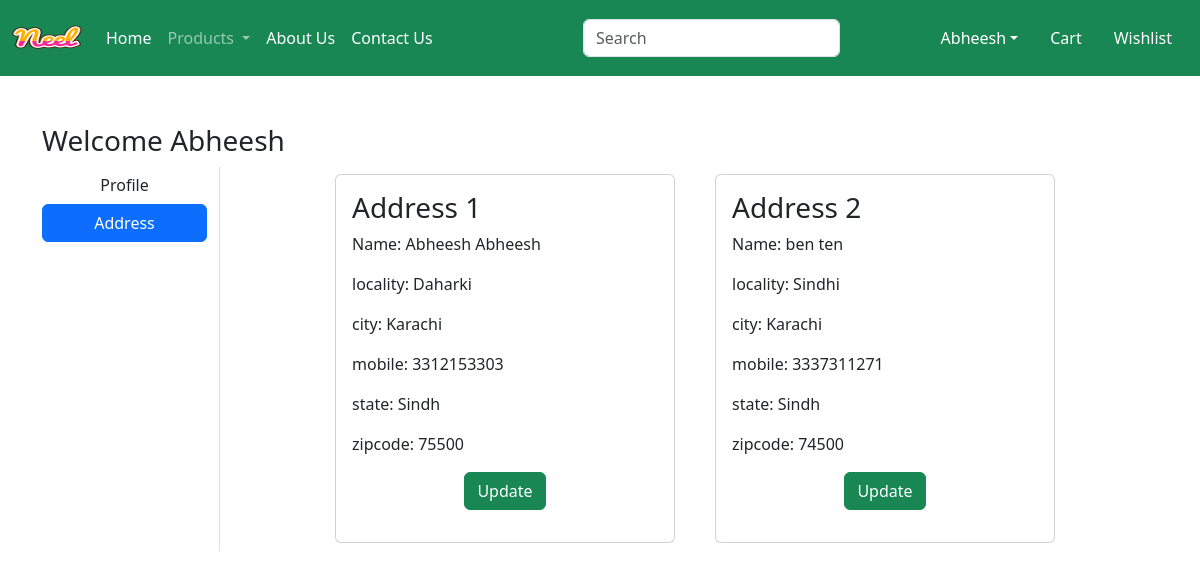
The page /address/ (signed in) on the database its author committed.
### app/models.py (models this page shows, shortened)
class Customer(models.Model):
    user = models.ForeignKey(User, on_delete=models.CASCADE)
    name = models.CharField(max_length=200)
    locality = models.CharField(max_length=200)
    city = models.CharField(max_length=50)
    mobile = models.IntegerField(default=0)
    zipcode = models.IntegerField()
    state = models.CharField(choices=STATE_CHOICES, max_length=100)

### app/views.py (the view)
# urls.py: path("address/", views.address, name="address"),
def address(req):
    add = Customer.objects.filter(user=req.user)
    return render(req, "app/address.html", locals())

### app/templates/app/address.html (shortened to what this page needs)
{% extends "app/base.html" %}
{% load static %}
{% block main %}
    <div class="container my-5">
        <div class="row">
            <h3>Welcome <span class="text-capitalize">{{req.user}}</span></h3>
            <div class="col-sm-2 border-end">
                <ul class="list-unstyled">
                    <li class="d-grid"><a href="{% url 'profile' %}" class="btn">Profile</a></li>
                    <li class="d-grid"><a href="{% url 'address' %}" class="btn btn-primary">Address</a></li>
                </ul>
            </div>
            <div class="col-sm-8 offset-sm-1">
                <div class="row">
                    {% for ad in add %}
                        <div class="col-sm-6">
                            <div class="card m-2">
                                <div class="card-body">
                                    <h3>Address {{forloop.counter}}</h3>
                                    <p>Name: {{ad.name}}</p>
                                    <p>locality: {{ad.locality}}</p>
                                    <p>city: {{ad.city}}</p>
                                    <p>mobile: {{ad.mobile}}</p>
                                    <p>state: {{ad.state}}</p>
                                    <p>zipcode: {{ad.zipcode}}</p>
                                    <p class="text-center" >
                                        <a href="{% url 'updateAddress' pk=ad.id %}" type="button"
                                            class="btn btn-success">Update</a>
                                    </p>
                                </div>
                            </div>
                        </div>
                    {% endfor %}
                </div>
            </div>
        </div>
    </div>
{% endblock main %}

### rows shown on the page
Customer: name "Abheesh Abheesh", locality "Daharki", city "Karachi", mobile "3312153303", state "Sindh", zipcode "75500"
Customer: name "ben ten", locality "Sindhi", city "Karachi", mobile "3337311271", state "Sindh", zipcode "74500"

### other values the page prints
{{ req.user }} "Abheesh"
